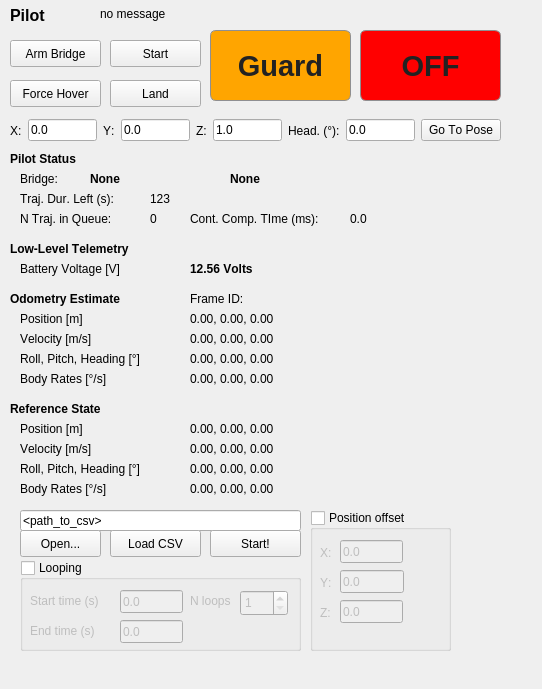
<?xml version="1.0" encoding="UTF-8"?>
<ui version="4.0">
 <class>QuadWidget</class>
 <widget class="QWidget" name="QuadWidget">
  <property name="geometry">
   <rect>
    <x>0</x>
    <y>0</y>
    <width>542</width>
    <height>689</height>
   </rect>
  </property>
  <property name="sizePolicy">
   <sizepolicy hsizetype="Minimum" vsizetype="Fixed">
    <horstretch>0</horstretch>
    <verstretch>0</verstretch>
   </sizepolicy>
  </property>
  <property name="minimumSize">
   <size>
    <width>330</width>
    <height>675</height>
   </size>
  </property>
  <property name="baseSize">
   <size>
    <width>0</width>
    <height>0</height>
   </size>
  </property>
  <property name="font">
   <font>
    <weight>50</weight>
    <bold>false</bold>
    <kerning>false</kerning>
   </font>
  </property>
  <property name="windowTitle">
   <string>Copilot</string>
  </property>
  <property name="autoFillBackground">
   <bool>false</bool>
  </property>
  <widget class="QLabel" name="label_2">
   <property name="geometry">
    <rect>
     <x>10</x>
     <y>290</y>
     <width>161</width>
     <height>17</height>
    </rect>
   </property>
   <property name="font">
    <font>
     <weight>75</weight>
     <bold>true</bold>
    </font>
   </property>
   <property name="text">
    <string>Odometry Estimate</string>
   </property>
  </widget>
  <widget class="QLabel" name="label_7">
   <property name="geometry">
    <rect>
     <x>10</x>
     <y>400</y>
     <width>271</width>
     <height>17</height>
    </rect>
   </property>
   <property name="font">
    <font>
     <weight>75</weight>
     <bold>true</bold>
    </font>
   </property>
   <property name="text">
    <string>Reference State</string>
   </property>
  </widget>
  <widget class="QLabel" name="pilot_title">
   <property name="geometry">
    <rect>
     <x>10</x>
     <y>0</y>
     <width>211</width>
     <height>31</height>
    </rect>
   </property>
   <property name="font">
    <font>
     <pointsize>12</pointsize>
     <weight>75</weight>
     <bold>true</bold>
    </font>
   </property>
   <property name="text">
    <string>Pilot</string>
   </property>
  </widget>
  <widget class="QPushButton" name="button_arm_bridge">
   <property name="geometry">
    <rect>
     <x>10</x>
     <y>40</y>
     <width>91</width>
     <height>27</height>
    </rect>
   </property>
   <property name="cursor">
    <cursorShape>ArrowCursor</cursorShape>
   </property>
   <property name="text">
    <string>Arm Bridge</string>
   </property>
  </widget>
  <widget class="QPushButton" name="button_land">
   <property name="geometry">
    <rect>
     <x>110</x>
     <y>80</y>
     <width>91</width>
     <height>27</height>
    </rect>
   </property>
   <property name="cursor">
    <cursorShape>ArrowCursor</cursorShape>
   </property>
   <property name="text">
    <string>Land</string>
   </property>
  </widget>
  <widget class="QPushButton" name="button_start">
   <property name="geometry">
    <rect>
     <x>110</x>
     <y>40</y>
     <width>91</width>
     <height>27</height>
    </rect>
   </property>
   <property name="cursor">
    <cursorShape>ArrowCursor</cursorShape>
   </property>
   <property name="toolTip">
    <string>Reset velocities to zero</string>
   </property>
   <property name="text">
    <string>Start</string>
   </property>
  </widget>
  <widget class="QLabel" name="label_9">
   <property name="geometry">
    <rect>
     <x>10</x>
     <y>150</y>
     <width>141</width>
     <height>17</height>
    </rect>
   </property>
   <property name="font">
    <font>
     <weight>75</weight>
     <bold>true</bold>
    </font>
   </property>
   <property name="lineWidth">
    <number>1</number>
   </property>
   <property name="text">
    <string>Pilot Status</string>
   </property>
  </widget>
  <widget class="QPushButton" name="button_force_hover">
   <property name="geometry">
    <rect>
     <x>10</x>
     <y>80</y>
     <width>91</width>
     <height>27</height>
    </rect>
   </property>
   <property name="cursor">
    <cursorShape>ArrowCursor</cursorShape>
   </property>
   <property name="mouseTracking">
    <bool>false</bool>
   </property>
   <property name="text">
    <string>Force Hover</string>
   </property>
  </widget>
  <widget class="QLabel" name="label_13">
   <property name="geometry">
    <rect>
     <x>10</x>
     <y>240</y>
     <width>191</width>
     <height>17</height>
    </rect>
   </property>
   <property name="font">
    <font>
     <weight>75</weight>
     <bold>true</bold>
    </font>
   </property>
   <property name="lineWidth">
    <number>1</number>
   </property>
   <property name="text">
    <string>Low-Level Telemetry</string>
   </property>
  </widget>
  <widget class="QLabel" name="label_10">
   <property name="geometry">
    <rect>
     <x>20</x>
     <y>170</y>
     <width>131</width>
     <height>17</height>
    </rect>
   </property>
   <property name="text">
    <string>Bridge:</string>
   </property>
  </widget>
  <widget class="QLabel" name="label_12">
   <property name="geometry">
    <rect>
     <x>190</x>
     <y>210</y>
     <width>161</width>
     <height>17</height>
    </rect>
   </property>
   <property name="text">
    <string>Cont. Comp. TIme (ms):</string>
   </property>
  </widget>
  <widget class="QLabel" name="control_computation_time">
   <property name="geometry">
    <rect>
     <x>350</x>
     <y>210</y>
     <width>41</width>
     <height>17</height>
    </rect>
   </property>
   <property name="text">
    <string>0.0</string>
   </property>
  </widget>
  <widget class="QLabel" name="bridge_name">
   <property name="geometry">
    <rect>
     <x>90</x>
     <y>170</y>
     <width>121</width>
     <height>17</height>
    </rect>
   </property>
   <property name="font">
    <font>
     <weight>75</weight>
     <bold>true</bold>
    </font>
   </property>
   <property name="text">
    <string>None</string>
   </property>
  </widget>
  <widget class="QLabel" name="legend_battery">
   <property name="geometry">
    <rect>
     <x>20</x>
     <y>260</y>
     <width>140</width>
     <height>17</height>
    </rect>
   </property>
   <property name="text">
    <string>Battery Voltage [V]</string>
   </property>
  </widget>
  <widget class="QLabel" name="status_battery_voltage">
   <property name="geometry">
    <rect>
     <x>190</x>
     <y>260</y>
     <width>201</width>
     <height>17</height>
    </rect>
   </property>
   <property name="font">
    <font>
     <weight>75</weight>
     <bold>true</bold>
    </font>
   </property>
   <property name="text">
    <string>12.56 Volts</string>
   </property>
  </widget>
  <widget class="QLabel" name="legend_state_est_velocity">
   <property name="geometry">
    <rect>
     <x>20</x>
     <y>330</y>
     <width>140</width>
     <height>17</height>
    </rect>
   </property>
   <property name="text">
    <string>Velocity [m/s]</string>
   </property>
  </widget>
  <widget class="QLabel" name="legend_state_est_orientation">
   <property name="geometry">
    <rect>
     <x>20</x>
     <y>350</y>
     <width>161</width>
     <height>17</height>
    </rect>
   </property>
   <property name="text">
    <string>Roll, Pitch, Heading [°]</string>
   </property>
  </widget>
  <widget class="QLabel" name="legend_state_est_position">
   <property name="geometry">
    <rect>
     <x>20</x>
     <y>310</y>
     <width>140</width>
     <height>17</height>
    </rect>
   </property>
   <property name="text">
    <string>Position [m]</string>
   </property>
  </widget>
  <widget class="QLabel" name="state_est_orientation">
   <property name="geometry">
    <rect>
     <x>190</x>
     <y>350</y>
     <width>241</width>
     <height>17</height>
    </rect>
   </property>
   <property name="text">
    <string>0.00, 0.00, 0.00</string>
   </property>
  </widget>
  <widget class="QLabel" name="state_est_position">
   <property name="geometry">
    <rect>
     <x>190</x>
     <y>310</y>
     <width>241</width>
     <height>17</height>
    </rect>
   </property>
   <property name="text">
    <string notr="true">0.00, 0.00, 0.00</string>
   </property>
   <property name="textFormat">
    <enum>Qt::AutoText</enum>
   </property>
   <property name="alignment">
    <set>Qt::AlignLeading|Qt::AlignLeft|Qt::AlignVCenter</set>
   </property>
   <property name="margin">
    <number>0</number>
   </property>
   <property name="indent">
    <number>-1</number>
   </property>
  </widget>
  <widget class="QLabel" name="state_est_velocity">
   <property name="geometry">
    <rect>
     <x>190</x>
     <y>330</y>
     <width>241</width>
     <height>17</height>
    </rect>
   </property>
   <property name="text">
    <string>0.00, 0.00, 0.00</string>
   </property>
  </widget>
  <widget class="QLabel" name="legend_state_des_velocity">
   <property name="geometry">
    <rect>
     <x>20</x>
     <y>440</y>
     <width>140</width>
     <height>17</height>
    </rect>
   </property>
   <property name="text">
    <string>Velocity [m/s]</string>
   </property>
   <property name="scaledContents">
    <bool>false</bool>
   </property>
  </widget>
  <widget class="QLabel" name="legend_state_des_yaw">
   <property name="geometry">
    <rect>
     <x>20</x>
     <y>480</y>
     <width>140</width>
     <height>17</height>
    </rect>
   </property>
   <property name="text">
    <string>Body Rates [°/s]</string>
   </property>
  </widget>
  <widget class="QLabel" name="legend_state_des_acceleration">
   <property name="geometry">
    <rect>
     <x>20</x>
     <y>460</y>
     <width>161</width>
     <height>17</height>
    </rect>
   </property>
   <property name="text">
    <string>Roll, Pitch, Heading [°]</string>
   </property>
  </widget>
  <widget class="QLabel" name="legend_state_des_position">
   <property name="geometry">
    <rect>
     <x>20</x>
     <y>420</y>
     <width>140</width>
     <height>17</height>
    </rect>
   </property>
   <property name="text">
    <string>Position [m]</string>
   </property>
  </widget>
  <widget class="QLabel" name="ref_orientation">
   <property name="geometry">
    <rect>
     <x>190</x>
     <y>460</y>
     <width>241</width>
     <height>17</height>
    </rect>
   </property>
   <property name="text">
    <string>0.00, 0.00, 0.00</string>
   </property>
  </widget>
  <widget class="QLabel" name="ref_position">
   <property name="geometry">
    <rect>
     <x>190</x>
     <y>420</y>
     <width>241</width>
     <height>17</height>
    </rect>
   </property>
   <property name="text">
    <string>0.00, 0.00, 0.00</string>
   </property>
  </widget>
  <widget class="QLabel" name="ref_velocity">
   <property name="geometry">
    <rect>
     <x>190</x>
     <y>440</y>
     <width>241</width>
     <height>17</height>
    </rect>
   </property>
   <property name="text">
    <string>0.00, 0.00, 0.00</string>
   </property>
  </widget>
  <widget class="QLabel" name="ref_body_rates">
   <property name="geometry">
    <rect>
     <x>190</x>
     <y>480</y>
     <width>241</width>
     <height>17</height>
    </rect>
   </property>
   <property name="text">
    <string>0.00, 0.00, 0.00</string>
   </property>
  </widget>
  <widget class="QLabel" name="label_14">
   <property name="geometry">
    <rect>
     <x>20</x>
     <y>190</y>
     <width>131</width>
     <height>17</height>
    </rect>
   </property>
   <property name="text">
    <string>Traj. Dur. Left (s):</string>
   </property>
  </widget>
  <widget class="QLabel" name="label_15">
   <property name="geometry">
    <rect>
     <x>20</x>
     <y>210</y>
     <width>131</width>
     <height>17</height>
    </rect>
   </property>
   <property name="text">
    <string>N Traj. in Queue:</string>
   </property>
  </widget>
  <widget class="QLabel" name="trajectory_execution_left_duration">
   <property name="geometry">
    <rect>
     <x>150</x>
     <y>190</y>
     <width>31</width>
     <height>17</height>
    </rect>
   </property>
   <property name="text">
    <string>123</string>
   </property>
  </widget>
  <widget class="QLabel" name="trajectories_left_in_queue">
   <property name="geometry">
    <rect>
     <x>150</x>
     <y>210</y>
     <width>41</width>
     <height>17</height>
    </rect>
   </property>
   <property name="text">
    <string>0</string>
   </property>
  </widget>
  <widget class="QLabel" name="legend_state_est_body_rates">
   <property name="geometry">
    <rect>
     <x>20</x>
     <y>370</y>
     <width>161</width>
     <height>17</height>
    </rect>
   </property>
   <property name="text">
    <string>Body Rates [°/s]</string>
   </property>
  </widget>
  <widget class="QLabel" name="state_est_body_rates">
   <property name="geometry">
    <rect>
     <x>190</x>
     <y>370</y>
     <width>241</width>
     <height>17</height>
    </rect>
   </property>
   <property name="text">
    <string>0.00, 0.00, 0.00</string>
   </property>
  </widget>
  <widget class="QLabel" name="state_est_frame_id">
   <property name="geometry">
    <rect>
     <x>190</x>
     <y>290</y>
     <width>201</width>
     <height>17</height>
    </rect>
   </property>
   <property name="text">
    <string>Frame ID:</string>
   </property>
  </widget>
  <widget class="QLabel" name="bridge_state">
   <property name="geometry">
    <rect>
     <x>230</x>
     <y>170</y>
     <width>171</width>
     <height>17</height>
    </rect>
   </property>
   <property name="font">
    <font>
     <weight>75</weight>
     <bold>true</bold>
    </font>
   </property>
   <property name="text">
    <string>None</string>
   </property>
  </widget>
  <widget class="QLabel" name="click_status">
   <property name="geometry">
    <rect>
     <x>100</x>
     <y>5</y>
     <width>281</width>
     <height>17</height>
    </rect>
   </property>
   <property name="text">
    <string>no message</string>
   </property>
  </widget>
  <widget class="QGroupBox" name="looping_groupBox">
   <property name="enabled">
    <bool>true</bool>
   </property>
   <property name="geometry">
    <rect>
     <x>20</x>
     <y>560</y>
     <width>281</width>
     <height>91</height>
    </rect>
   </property>
   <property name="title">
    <string>Looping</string>
   </property>
   <property name="checkable">
    <bool>true</bool>
   </property>
   <property name="checked">
    <bool>false</bool>
   </property>
   <widget class="QLineEdit" name="looping_start_time">
    <property name="geometry">
     <rect>
      <x>100</x>
      <y>30</y>
      <width>63</width>
      <height>23</height>
     </rect>
    </property>
    <property name="font">
     <font>
      <pointsize>9</pointsize>
      <weight>50</weight>
      <bold>false</bold>
      <kerning>false</kerning>
     </font>
    </property>
    <property name="text">
     <string>0.0</string>
    </property>
   </widget>
   <widget class="QLabel" name="label_looping_start_time">
    <property name="geometry">
     <rect>
      <x>10</x>
      <y>30</y>
      <width>81</width>
      <height>21</height>
     </rect>
    </property>
    <property name="font">
     <font>
      <pointsize>9</pointsize>
      <weight>50</weight>
      <bold>false</bold>
      <kerning>false</kerning>
     </font>
    </property>
    <property name="text">
     <string>Start time (s)</string>
    </property>
   </widget>
   <widget class="QLabel" name="label_looping_end_time">
    <property name="geometry">
     <rect>
      <x>10</x>
      <y>60</y>
      <width>81</width>
      <height>21</height>
     </rect>
    </property>
    <property name="font">
     <font>
      <pointsize>9</pointsize>
      <weight>50</weight>
      <bold>false</bold>
      <kerning>false</kerning>
     </font>
    </property>
    <property name="text">
     <string>End time (s)</string>
    </property>
   </widget>
   <widget class="QLineEdit" name="looping_end_time">
    <property name="geometry">
     <rect>
      <x>100</x>
      <y>60</y>
      <width>63</width>
      <height>23</height>
     </rect>
    </property>
    <property name="font">
     <font>
      <pointsize>9</pointsize>
      <weight>50</weight>
      <bold>false</bold>
      <kerning>false</kerning>
     </font>
    </property>
    <property name="text">
     <string>0.0</string>
    </property>
   </widget>
   <widget class="QLabel" name="label_looping_n_loops">
    <property name="geometry">
     <rect>
      <x>170</x>
      <y>30</y>
      <width>51</width>
      <height>21</height>
     </rect>
    </property>
    <property name="font">
     <font>
      <pointsize>9</pointsize>
      <weight>50</weight>
      <bold>false</bold>
      <kerning>false</kerning>
     </font>
    </property>
    <property name="text">
     <string>N loops</string>
    </property>
   </widget>
   <widget class="QSpinBox" name="looping_spinBox_n_loops">
    <property name="geometry">
     <rect>
      <x>220</x>
      <y>30</y>
      <width>48</width>
      <height>26</height>
     </rect>
    </property>
    <property name="minimum">
     <number>1</number>
    </property>
   </widget>
  </widget>
  <widget class="QLineEdit" name="csv_path">
   <property name="geometry">
    <rect>
     <x>20</x>
     <y>510</y>
     <width>281</width>
     <height>21</height>
    </rect>
   </property>
   <property name="text">
    <string>&lt;path_to_csv&gt;</string>
   </property>
  </widget>
  <widget class="QPushButton" name="button_load_csv">
   <property name="geometry">
    <rect>
     <x>110</x>
     <y>530</y>
     <width>91</width>
     <height>27</height>
    </rect>
   </property>
   <property name="font">
    <font>
     <weight>50</weight>
     <bold>false</bold>
    </font>
   </property>
   <property name="cursor">
    <cursorShape>ArrowCursor</cursorShape>
   </property>
   <property name="text">
    <string>Load CSV</string>
   </property>
  </widget>
  <widget class="QWidget" name="layoutWidget">
   <property name="geometry">
    <rect>
     <x>10</x>
     <y>117</y>
     <width>491</width>
     <height>27</height>
    </rect>
   </property>
   <layout class="QHBoxLayout" name="horizontalLayout">
    <item>
     <widget class="QLabel" name="label_go_to_pose_x">
      <property name="text">
       <string>X:</string>
      </property>
     </widget>
    </item>
    <item>
     <widget class="QLineEdit" name="go_to_pose_x">
      <property name="font">
       <font>
        <pointsize>9</pointsize>
        <weight>50</weight>
        <bold>false</bold>
        <kerning>false</kerning>
       </font>
      </property>
      <property name="text">
       <string>0.0</string>
      </property>
     </widget>
    </item>
    <item>
     <widget class="QLabel" name="label_go_to_pose_y">
      <property name="text">
       <string>Y:</string>
      </property>
     </widget>
    </item>
    <item>
     <widget class="QLineEdit" name="go_to_pose_y">
      <property name="font">
       <font>
        <pointsize>9</pointsize>
        <weight>50</weight>
        <bold>false</bold>
        <kerning>false</kerning>
       </font>
      </property>
      <property name="text">
       <string>0.0</string>
      </property>
     </widget>
    </item>
    <item>
     <widget class="QLabel" name="label_go_to_pose_z">
      <property name="text">
       <string>Z:</string>
      </property>
     </widget>
    </item>
    <item>
     <widget class="QLineEdit" name="go_to_pose_z">
      <property name="font">
       <font>
        <pointsize>9</pointsize>
        <weight>50</weight>
        <bold>false</bold>
        <kerning>false</kerning>
       </font>
      </property>
      <property name="text">
       <string>1.0</string>
      </property>
     </widget>
    </item>
    <item>
     <widget class="QLabel" name="label_go_to_pose_heading">
      <property name="text">
       <string>Head. (°):</string>
      </property>
     </widget>
    </item>
    <item>
     <widget class="QLineEdit" name="go_to_pose_heading">
      <property name="font">
       <font>
        <pointsize>9</pointsize>
        <weight>50</weight>
        <bold>false</bold>
        <kerning>false</kerning>
       </font>
      </property>
      <property name="text">
       <string>0.0</string>
      </property>
     </widget>
    </item>
    <item>
     <widget class="QPushButton" name="button_go_to_pose">
      <property name="font">
       <font>
        <weight>50</weight>
        <bold>false</bold>
       </font>
      </property>
      <property name="cursor">
       <cursorShape>ArrowCursor</cursorShape>
      </property>
      <property name="text">
       <string>Go To Pose</string>
      </property>
     </widget>
    </item>
   </layout>
  </widget>
  <widget class="QGroupBox" name="csv_offset_groupBox">
   <property name="geometry">
    <rect>
     <x>310</x>
     <y>510</y>
     <width>141</width>
     <height>141</height>
    </rect>
   </property>
   <property name="title">
    <string>Position offset</string>
   </property>
   <property name="checkable">
    <bool>true</bool>
   </property>
   <property name="checked">
    <bool>false</bool>
   </property>
   <widget class="QLabel" name="label_csv_offset_x">
    <property name="geometry">
     <rect>
      <x>10</x>
      <y>30</y>
      <width>14</width>
      <height>25</height>
     </rect>
    </property>
    <property name="text">
     <string>X:</string>
    </property>
   </widget>
   <widget class="QLineEdit" name="csv_offset_x">
    <property name="geometry">
     <rect>
      <x>30</x>
      <y>30</y>
      <width>63</width>
      <height>23</height>
     </rect>
    </property>
    <property name="font">
     <font>
      <pointsize>9</pointsize>
      <weight>50</weight>
      <bold>false</bold>
      <kerning>false</kerning>
     </font>
    </property>
    <property name="text">
     <string>0.0</string>
    </property>
   </widget>
   <widget class="QLabel" name="label_csv_offset_y">
    <property name="geometry">
     <rect>
      <x>10</x>
      <y>60</y>
      <width>13</width>
      <height>25</height>
     </rect>
    </property>
    <property name="text">
     <string>Y:</string>
    </property>
   </widget>
   <widget class="QLineEdit" name="csv_offset_y">
    <property name="geometry">
     <rect>
      <x>30</x>
      <y>60</y>
      <width>64</width>
      <height>23</height>
     </rect>
    </property>
    <property name="font">
     <font>
      <pointsize>9</pointsize>
      <weight>50</weight>
      <bold>false</bold>
      <kerning>false</kerning>
     </font>
    </property>
    <property name="text">
     <string>0.0</string>
    </property>
   </widget>
   <widget class="QLabel" name="label_csv_offset_z">
    <property name="geometry">
     <rect>
      <x>10</x>
      <y>90</y>
      <width>13</width>
      <height>25</height>
     </rect>
    </property>
    <property name="text">
     <string>Z:</string>
    </property>
   </widget>
   <widget class="QLineEdit" name="csv_offset_z">
    <property name="geometry">
     <rect>
      <x>30</x>
      <y>90</y>
      <width>63</width>
      <height>23</height>
     </rect>
    </property>
    <property name="font">
     <font>
      <pointsize>9</pointsize>
      <weight>50</weight>
      <bold>false</bold>
      <kerning>false</kerning>
     </font>
    </property>
    <property name="text">
     <string>0.0</string>
    </property>
   </widget>
  </widget>
  <widget class="QPushButton" name="button_start_trajectory">
   <property name="geometry">
    <rect>
     <x>210</x>
     <y>530</y>
     <width>91</width>
     <height>27</height>
    </rect>
   </property>
   <property name="font">
    <font>
     <weight>50</weight>
     <bold>false</bold>
    </font>
   </property>
   <property name="cursor">
    <cursorShape>ArrowCursor</cursorShape>
   </property>
   <property name="text">
    <string>Start!</string>
   </property>
  </widget>
  <widget class="QPushButton" name="button_open_file">
   <property name="geometry">
    <rect>
     <x>20</x>
     <y>530</y>
     <width>81</width>
     <height>27</height>
    </rect>
   </property>
   <property name="font">
    <font>
     <weight>50</weight>
     <bold>false</bold>
    </font>
   </property>
   <property name="cursor">
    <cursorShape>ArrowCursor</cursorShape>
   </property>
   <property name="text">
    <string>Open...</string>
   </property>
  </widget>
  <widget class="QWidget" name="background_widget" native="true">
   <property name="geometry">
    <rect>
     <x>-10</x>
     <y>0</y>
     <width>551</width>
     <height>691</height>
    </rect>
   </property>
   <widget class="QPushButton" name="button_guard">
    <property name="enabled">
     <bool>false</bool>
    </property>
    <property name="geometry">
     <rect>
      <x>220</x>
      <y>30</y>
      <width>141</width>
      <height>71</height>
     </rect>
    </property>
    <property name="font">
     <font>
      <pointsize>22</pointsize>
      <weight>75</weight>
      <bold>true</bold>
     </font>
    </property>
    <property name="cursor">
     <cursorShape>ArrowCursor</cursorShape>
    </property>
    <property name="autoFillBackground">
     <bool>false</bool>
    </property>
    <property name="styleSheet">
     <string notr="true">QPushButton:pressed { 
		    color: #ffffff;
        		border: 3px solid #8f8f91; 
        		border-radius: 6px; 
        		background-color: 
        		qlineargradient(x1: 0, y1: 0, x2: 0, y2: 1, stop: 0 #FFA500, stop: 1 #FFA500); }
QPushButton:disabled { 
			color: #222222;
        		border: 1px solid #8f8f91; 
        		border-radius: 6px; 
        		background-color: 
        		qlineargradient(x1: 0, y1: 0, x2: 0, y2: 1, stop: 0 #FFA500, stop: 1 #FFA500); }
QPushButton { 
			color: #000000;
        		border: 1px solid #8f8f91; 
        		border-radius: 6px; 
        		background-color: 
        		qlineargradient(x1: 0, y1: 0, x2: 0, y2: 1, stop: 0 #FFA500, stop: 1 #FFA500); }</string>
    </property>
    <property name="text">
     <string>Guard</string>
    </property>
   </widget>
   <widget class="QPushButton" name="button_off">
    <property name="enabled">
     <bool>false</bool>
    </property>
    <property name="geometry">
     <rect>
      <x>370</x>
      <y>30</y>
      <width>141</width>
      <height>71</height>
     </rect>
    </property>
    <property name="font">
     <font>
      <pointsize>22</pointsize>
      <weight>75</weight>
      <bold>true</bold>
     </font>
    </property>
    <property name="cursor">
     <cursorShape>ArrowCursor</cursorShape>
    </property>
    <property name="autoFillBackground">
     <bool>false</bool>
    </property>
    <property name="styleSheet">
     <string notr="true">QPushButton:pressed { 
		    color: #ffffff;
        		border: 3px solid #8f8f91; 
        		border-radius: 6px; 
        		background-color: 
        		qlineargradient(x1: 0, y1: 0, x2: 0, y2: 1, stop: 0 #ff0000, stop: 1 #ff0000); }
QPushButton:disabled { 
			color: #222222;
        		border: 1px solid #8f8f91; 
        		border-radius: 6px; 
        		background-color: 
        		qlineargradient(x1: 0, y1: 0, x2: 0, y2: 1, stop: 0 #ff0000, stop: 1 #ff0000); }
QPushButton { 
			color: #000000;
        		border: 1px solid #8f8f91; 
        		border-radius: 6px; 
        		background-color: 
        		qlineargradient(x1: 0, y1: 0, x2: 0, y2: 1, stop: 0 #ff0000, stop: 1 #ff0000); }</string>
    </property>
    <property name="text">
     <string>OFF</string>
    </property>
   </widget>
  </widget>
  <zorder>background_widget</zorder>
  <zorder>layoutWidget</zorder>
  <zorder>looping_groupBox</zorder>
  <zorder>label_2</zorder>
  <zorder>label_7</zorder>
  <zorder>pilot_title</zorder>
  <zorder>button_arm_bridge</zorder>
  <zorder>button_land</zorder>
  <zorder>button_start</zorder>
  <zorder>label_9</zorder>
  <zorder>button_force_hover</zorder>
  <zorder>label_13</zorder>
  <zorder>label_10</zorder>
  <zorder>label_12</zorder>
  <zorder>control_computation_time</zorder>
  <zorder>bridge_name</zorder>
  <zorder>legend_battery</zorder>
  <zorder>status_battery_voltage</zorder>
  <zorder>legend_state_est_velocity</zorder>
  <zorder>legend_state_est_orientation</zorder>
  <zorder>legend_state_est_position</zorder>
  <zorder>state_est_orientation</zorder>
  <zorder>state_est_position</zorder>
  <zorder>state_est_velocity</zorder>
  <zorder>legend_state_des_velocity</zorder>
  <zorder>legend_state_des_yaw</zorder>
  <zorder>legend_state_des_acceleration</zorder>
  <zorder>legend_state_des_position</zorder>
  <zorder>ref_orientation</zorder>
  <zorder>ref_position</zorder>
  <zorder>ref_velocity</zorder>
  <zorder>ref_body_rates</zorder>
  <zorder>label_14</zorder>
  <zorder>label_15</zorder>
  <zorder>trajectory_execution_left_duration</zorder>
  <zorder>trajectories_left_in_queue</zorder>
  <zorder>legend_state_est_body_rates</zorder>
  <zorder>state_est_body_rates</zorder>
  <zorder>state_est_frame_id</zorder>
  <zorder>bridge_state</zorder>
  <zorder>click_status</zorder>
  <zorder>csv_path</zorder>
  <zorder>button_load_csv</zorder>
  <zorder>csv_offset_groupBox</zorder>
  <zorder>button_start_trajectory</zorder>
  <zorder>button_open_file</zorder>
 </widget>
 <resources/>
 <connections/>
</ui>
